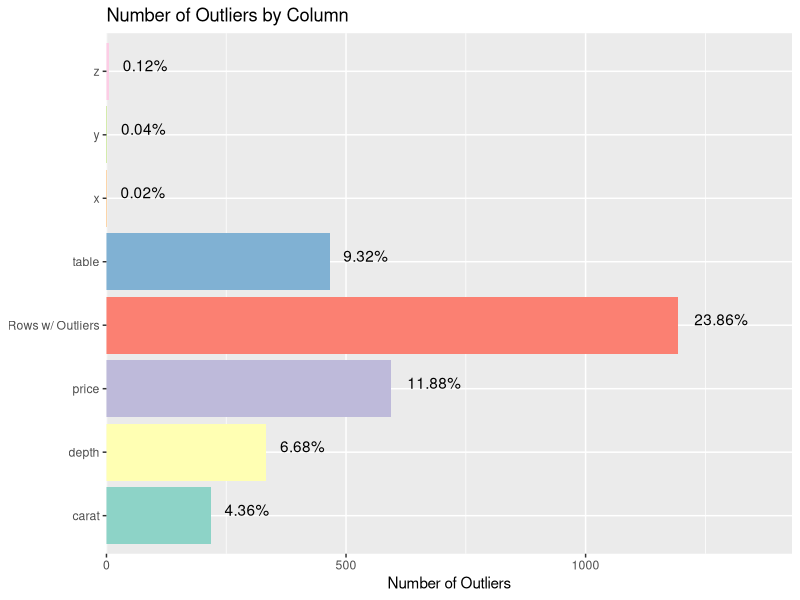
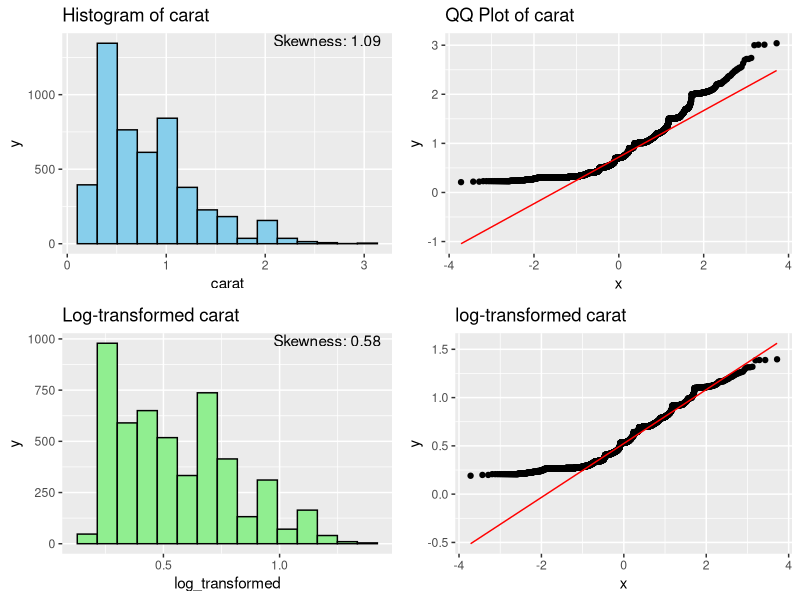
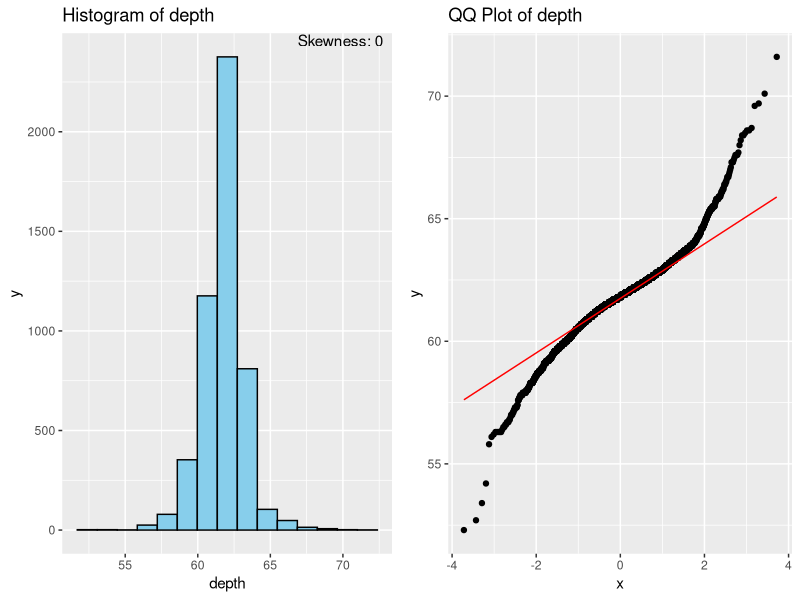
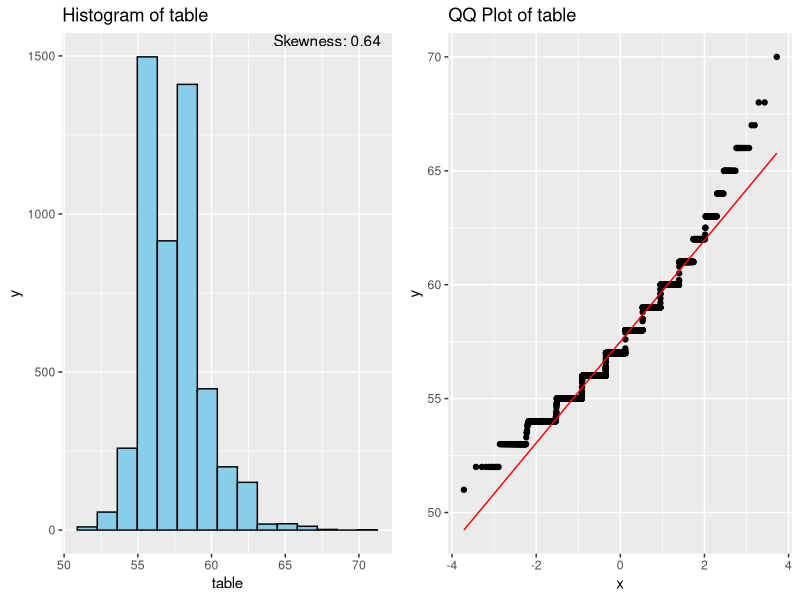
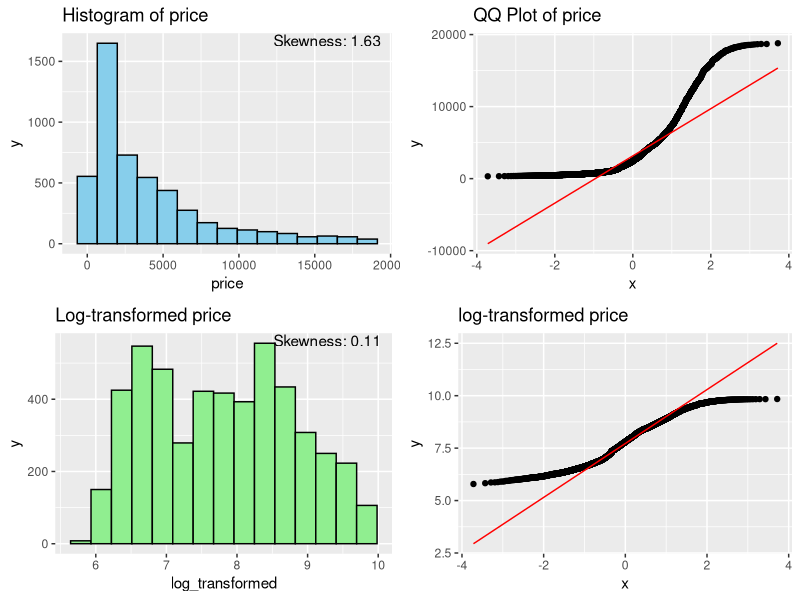
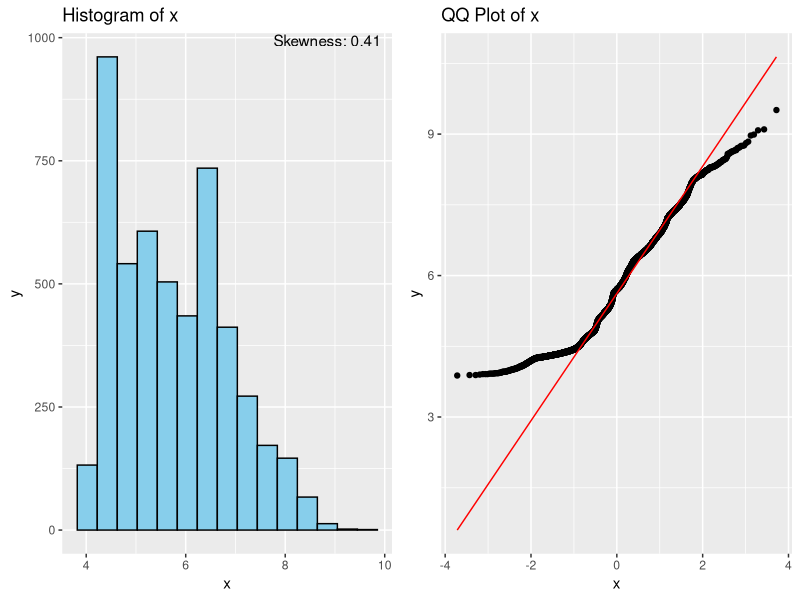
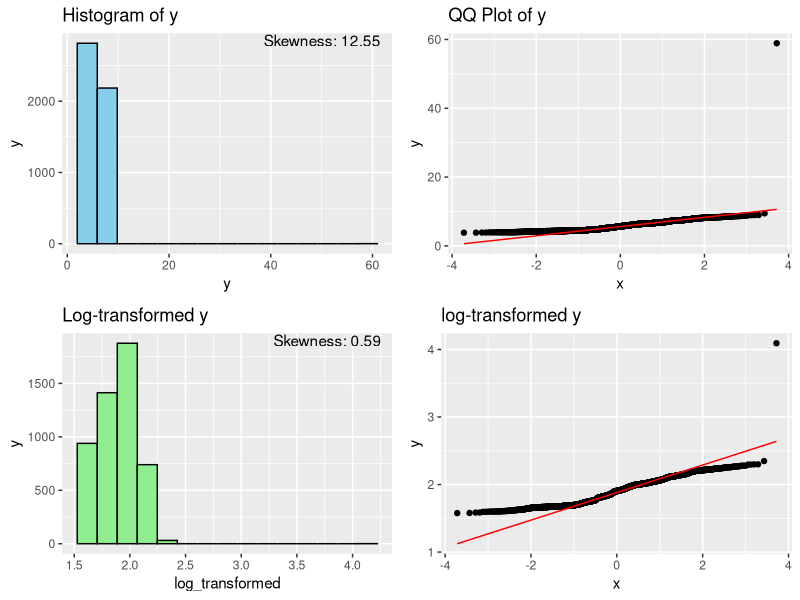
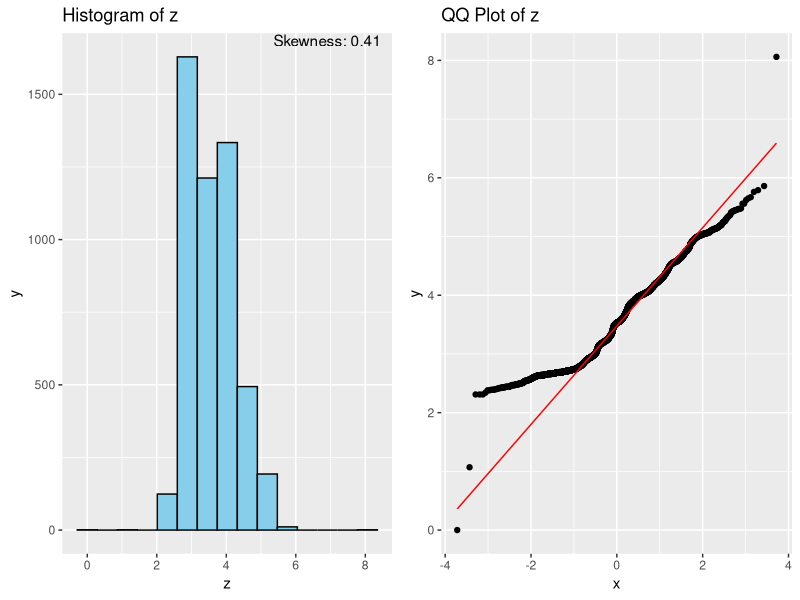

The R script that drew these images, in order:
## ---- chunk 1
knitr::opts_chunk$set(echo = TRUE, message = FALSE, warning = FALSE)
library(dplyr)
library(ggplot2)

max_data_points_eda <- 2000
target_bin <- NULL
target_var <- NULL 
## ---- chunk 2
# read file here
df <- diamonds[sample(1:nrow(diamonds),5000),]

# Set target/dependent variable, if any
target_var <- NULL 

# No target variable
#target_var <- NULL  
## ---- chunk 3
# Iterate over each column of the data frame
for (i in seq_along(df)) {
  # Check if the column is numeric and has less than 5 unique values
  if (is.numeric(df[[i]]) && length(unique(df[[i]])) / nrow(df) < 0.05 && length(unique(df[[i]])) < 13) {
    # Convert the column to a factor
    df[[i]] <- as.factor(df[[i]])
    cat("\nColumn ", colnames(df)[i], "was converted to a factor.")
  }
}
## ---- chunk 4
cutoff <- 0.8
# Initialize a vector to store the names of columns to be removed
cols_to_remove <- c()

# Loop through each column
for (col_name in names(df)) {
  # Check if column is non-numeric and has unique values > 80% of total rows
  if (!is.numeric(df[[col_name]]) && length(unique(df[[col_name]])) > cutoff * nrow(df)) {
    cols_to_remove <- c(cols_to_remove, col_name)
    cat("\nColumn", cols_to_remove, " was excluded from analysis.")
  }
}

# Remove the identified columns
df <- df %>% select(-one_of(cols_to_remove))
## ---- chunk 5
target_bin <- NULL
# Check if the target_var is in the dataframe and is not NA
if (!is.null(target_var)) {
  if (target_var %in% names(df)) {
    # Check if the target variable is numerical
    if (is.numeric(df[[target_var]])) {
      # Create bins for the numerical target variable
      target_bin <- cut(
        df[[target_var]],
        breaks = 5,
        labels = c("low", "low_mid", "mid", "upper_mid", "high"),
        include.lowest = TRUE
      )
      print(paste("Binned target variable", target_var, " as", "target_bin"))
    } else {
      print(paste("The target variable, ", target_var, ", is a categorical variable."))
    }
  } else {
    print("Selected variable is not part of the data. Proceeding with general EDA.")
    target_var <- NULL   
  }
} else {
  print("No valid target variable selected. Proceeding with general EDA.")
  target_var <- NULL 
}
## ---- chunk 6
str(df)
summary(df)
## ---- chunk 7
# Calculate the total number of missing values per column
missing_values <- sapply(df, function(x) sum(is.na(x)))

# Calculate the number of cases with at least one missing value
cases_with_missing <- sum(apply(df, 1, function(x) any(is.na(x))))

# Check if there are any missing values
if (all(missing_values == 0)) {
  print("There is no missing data in any columns.")
} else {
  # Create a data frame for plotting
  missing_data_df <- data.frame(
    Column = c(names(missing_values), "At Least One Missing"),
    MissingValues = c(missing_values, cases_with_missing)
  )
  # Calculate the percentage of missing values per column
  # missing_percentage <- (missing_values / nrow(df)) * 100
  # Plot the number of missing values for all columns with labels
  ggplot(missing_data_df, aes(x = Column, y = MissingValues, fill = Column)) +
    geom_bar(stat = "identity") +
    geom_text(aes(label = sprintf("%.0f%%", MissingValues / nrow(df) * 100)), hjust = -0.3) + # Add labels to the bars
    # geom_text(aes(label = sprintf("%.2f%%", MissingPercentage)), hjust = -0.3) +
    coord_flip() + # Makes the bars horizontal
    labs(title = "Number of Missing Values by Column", x = "Column", y = "Number of Missing Values") +
    scale_fill_brewer(palette = "Set3") + # Use a color palette for different bars
    theme(legend.position = "none", axis.title.y = element_blank()) + # Remove the legend
    scale_y_continuous(expand = expansion(mult = c(0, 0.2))) # Extend the y-axis limits by 10%
}
## ---- chunk 8
detect_outliers_mad <- function(df, accuracy = 0.99) {
  # Function to calculate MAD
  mad_function <- function(x) {
    median(abs(x - median(x)))
  }

  # Calculate z-score equivalent for the given accuracy
  z_threshold <- qnorm(accuracy + (1 - accuracy) / 2)

  # Calculate MAD threshold
  mad_threshold <- z_threshold

  # Initialize a list to store outlier indices for each numeric column
  outliers_list <- list()

  # Initialize a vector to keep track of rows with outliers
  rows_with_outliers <- rep(FALSE, nrow(df))

  # Loop through each column in the dataframe
  for (col_name in names(df)) {
    # Check if the column is numeric
    if (is.numeric(df[[col_name]])) {
      # Calculate MAD and median for the column
      mad_value <- mad_function(df[[col_name]])
      median_value <- median(df[[col_name]])

      # Calculate the deviation scores (using a modified z-score)
      deviation_scores <- 0.6745 * (df[[col_name]] - median_value) / mad_value

      # Identify indices of outliers
      outlier_indices <- which(abs(deviation_scores) > mad_threshold)

      # Store the indices in the list
      outliers_list[[col_name]] <- outlier_indices

      # Update rows with outliers
      rows_with_outliers[outlier_indices] <- TRUE
    }
  }

  # Calculate the number of outliers in each column
  num_outliers_each_col <- sapply(outliers_list, length)

  # Calculate the number of rows with at least one outlier
  num_rows_with_outliers <- sum(rows_with_outliers)

  # Combine the results into one vector
  combined_results <- c(num_outliers_each_col, "Rows w/ Outliers" = num_rows_with_outliers)

  # Return the combined results
  return(combined_results)
}

# Detect outliers using the previously defined function
outliers_info <- detect_outliers_mad(df)

# Check if there are any outliers
if (all(outliers_info == 0)) {
  print("There are no outliers in any columns.")
} else {
  # Create a data frame for plotting
  outliers_data_df <- data.frame(
    Column = names(outliers_info),
    Outliers = outliers_info,
    OutlierPercentage = (outliers_info / nrow(df)) * 100 # Calculate the percentage of outliers
  )

  # Plot the number of outliers for all columns with labels
  ggplot(outliers_data_df, aes(x = Column, y = Outliers, fill = Column)) +
    geom_bar(stat = "identity") +
    geom_text(aes(label = sprintf("%.2f%%", OutlierPercentage)), hjust = -0.3, vjust = 0) + # Add labels to the bars
    coord_flip() + # Makes the bars horizontal
    labs(title = "Number of Outliers by Column", x = "Column", y = "Number of Outliers") +
    scale_fill_brewer(palette = "Set3") + # Use a color palette for different bars
    theme(legend.position = "none", axis.title.y = element_blank()) + # Remove the legend
    scale_y_continuous(expand = expansion(mult = c(0, 0.2))) # Extend the y-axis limits
}
## ---- chunk 9
library(gridExtra)
library(e1071) # for skewness

# Function to check if the variable is highly skewed
is_highly_skewed <- function(x) {
  # Remove missing values before computing skewness
  x <- na.omit(x)
  abs(e1071::skewness(x)) > 1
}

create_plots <- function(df, var) {
  skewness_value <- round(e1071::skewness(na.omit(df[[var]])), 2)

  # Histogram
  p1 <- ggplot(df, aes_string(x = var)) +
    geom_histogram(bins = 15, fill = "skyblue", color = "black") +
    ggtitle(paste("Histogram of", var)) +
    annotate("text", x = Inf, y = Inf, label = paste("Skewness:", skewness_value), hjust = 1.1, vjust = 1.1)

  # QQ Plot with reference line
  p2 <- ggplot(df, aes_string(sample = var)) +
    stat_qq() +
    stat_qq_line(color = "red") +
    ggtitle(paste("QQ Plot of", var))

  if (is_highly_skewed(df[[var]])) {
    df$log_transformed <- log(df[[var]] + 1)
    skewness_log_value <- round(e1071::skewness(na.omit(df$log_transformed)), 2)

    # Histogram after log transformation
    p3 <- ggplot(df, aes(x = log_transformed)) +
      geom_histogram(bins = 15, fill = "lightgreen", color = "black") +
      ggtitle(paste("Log-transformed", var)) +
      annotate("text", x = Inf, y = Inf, label = paste("Skewness:", skewness_log_value), hjust = 1.1, vjust = 1.1)

    # QQ Plot after log transformation
    p4 <- ggplot(df, aes(sample = log_transformed)) +
      stat_qq() +
      stat_qq_line(color = "red") +
      ggtitle(paste("log-transformed", var))

    return(grid.arrange(p1, p2, p3, p4, ncol = 2))
  } else {
    return(grid.arrange(p1, p2, ncol = 2))
  }
}
# If the dataframe has more than 2000 rows, sample 2000 rows randomly
df_reduced <- df
if (nrow(df) > max_data_points_eda) {
  set.seed(123) # Set a random seed for reproducibility
  df_reduced <- df_reduced[sample(nrow(df_reduced), 2000), ]
  cat("Since there are too many rows, ", max_data_points_eda," randomly selected rows are shown scatter plots.")
}

# Apply the function to each numeric variable in the dataframe
lapply(names(df_reduced)[sapply(df_reduced, is.numeric)], function(var) create_plots(df, var))
## ---- chunk 10
# Function to create bar plots
create_bar_plot <- function(df, column_name) {
  # Checking if the column is a factor
  if (!is.numeric(df[[column_name]])) {
    df[[column_name]] <- as.factor(df[[column_name]])
    factor_levels <- levels(df[[column_name]])
  } else {
    factor_levels <- NULL
  }

  # Modify the data for plotting
  plot_data <- df %>%
    count(!!sym(column_name)) %>%
    arrange(desc(n)) %>%
    mutate(value = ifelse(row_number() > 12, "Other", as.character(!!sym(column_name)))) %>%
    group_by(value) %>%
    summarize(n = sum(n))

  # If the column is a factor, adjust the value names
  if (!is.null(factor_levels)) {
    plot_data$value <- factor(plot_data$value, levels = unique(c(factor_levels, "Other")))
  }

  # Finding the maximum value for adjusting y-axis
  max_value <- max(plot_data$n)

  # Creating the bar plot
  p <- ggplot(plot_data, aes(x = value, y = n, fill = value)) +
    geom_bar(stat = "identity") +
    geom_text(aes(label = paste0(round(n / sum(n) * 100, 1), "%")),
              vjust = -0.5
    ) +
    labs(title = paste("Bar Plot for", column_name), y = "Count") +
    theme(
      axis.text.x = element_text(angle = 45, hjust = 1),
      axis.title.x = element_blank()
    ) +
    theme(legend.position = "none") + # Remove the legend
    scale_y_continuous(limits = c(0, max_value * 1.2)) # Extend y-axis by 20%

  print(p) # Explicitly print the plot
}

# Iterating over each column
for (column_name in names(df)) {
  if (!is.numeric(df[[column_name]])) { # Checking if the column is non-numeric
    unique_values <- length(unique(df[[column_name]]))
    if (unique_values != nrow(df)) { # Ignoring columns with all unique values
      create_bar_plot(df, column_name)
    }
  }
}
## ---- chunk 11
data_for_heatmap <- df
if(!is.null(target_bin)) {
  data_for_heatmap$target_bin <- target_bin
}
numeric_cols <- sapply(data_for_heatmap, is.numeric)

# Prepare data for the heatmap
# Filter out rows with missing values
data_for_heatmap <- na.omit(data_for_heatmap)

# more than 2 numeric columns
if (sum(numeric_cols) > 1) {
  # If the dataframe has more than 2000 rows, sample 2000 rows randomly
  if (nrow(data_for_heatmap) > max_data_points_eda) {
    set.seed(123) # Set a random seed for reproducibility
    data_for_heatmap <- data_for_heatmap[sample(nrow(data_for_heatmap), 2000), ]
    cat("Since there are too many rows, ", max_data_points_eda," randomly selected rows are shown in this heatmap")
  }

  # Determine whether to include row names based on the number of rows
  show_row_names <- nrow(data_for_heatmap) <= 100

  # Define a color palette from yellow to blue
  my_palette <- colorRampPalette(c("yellow", "blue"))(n = 299)

  # Initialize the RowSideColors parameter as NULL
  row_side_colors <- NULL

  dist_pearson <- function(x, ...)
    as.dist(1-cor(t(x), method="pearson"))

  # Check if target_var is provided and not null
  if (!is.null(target_var) && target_var %in% names(data_for_heatmap)) {
    # Use the 'target_bin' column if it exists, otherwise use the column specified by target_var
    target_col <- ifelse("target_bin" %in% names(data_for_heatmap), 'target_bin',  target_var)

    # define groups of rows
    groups <- data_for_heatmap[[target_col]]
    groups_colors <- as.numeric(factor(groups))
    unique_groups <- unique(groups)
    row_side_colors <- rainbow(length(unique_groups))[groups_colors]

    # Create the heatmap with clustering trees and color bar
    gplots::heatmap.2(
      as.matrix(data_for_heatmap[numeric_cols]),
      scale = "column",  # Data is already scaled, so no scaling is needed here
      distfun = dist_pearson,  # for distance between rows
      hclustfun = function(x) hclust(x, method = "average"),  # for hierarchical clustering
      dendrogram = "both",  # only row dendrograms
      trace = "none",  # turns off trace lines inside the heatmap
      density.info = "none",  # turns off density plot inside color legend
      margins = c(8, 8),  # adjusts the margins around the plot
      Colv = TRUE,  # cluster columns
      Rowv = TRUE,  # always cluster rows
      labRow = if(show_row_names) rownames(data_for_heatmap) else NA,  # show/hide row names
      key = TRUE,  # whether to show the color key
      keysize = 1,  # size of the color key
      symbreaks = FALSE , # whether to make color breaks symmetrical around zero
      col = my_palette, # yellow and blue
      RowSideColors = row_side_colors,  # add side color bar if side_colors is not NULL
      cexCol = 0.9,         # Make column labels smaller
      srtCol = 45,          # Rotate column labels 45 degrees
      adjCol = c(1,0)   # Adjust the position of the column labels
    )
    legend("topright", legend = unique_groups, fill = rainbow(length(unique_groups)), title = target_var)

  } else {   # RowSideColors = NULL gives errors.
    # Create the heatmap without the color bar
    gplots::heatmap.2(
      as.matrix(data_for_heatmap[numeric_cols]),
      scale = "column",  # Data is already scaled, so no scaling is needed here
      distfun = dist_pearson,  # for distance between rows
      hclustfun = function(x) hclust(x, method = "average"),  # for hierarchical clustering
      dendrogram = "both",  # only row dendrograms
      trace = "none",  # turns off trace lines inside the heatmap
      density.info = "none",  # turns off density plot inside color legend
      margins = c(8, 8),  # adjusts the margins around the plot
      Colv = TRUE,  # cluster columns
      Rowv = TRUE,  # always cluster rows
      labRow = if(show_row_names) rownames(data_for_heatmap) else NA,  # show/hide row names
      key = TRUE,  # whether to show the color key
      keysize = 1,  # size of the color key
      symbreaks = FALSE , # whether to make color breaks symmetrical around zero
      col = my_palette, # yellow and blue
      cexCol = 0.9,         # Make column labels smaller
      srtCol = 45,          # Rotate column labels 45 degrees
      adjCol = c(1,0)   # Adjust the position of the column labels
    )
  }
}
## ---- chunk 12
library(corrplot)
df2 <- df[sapply(df, is.numeric)]
df2 <- na.omit(df2)
M <- cor(df2)
testRes <- cor.mtest(df2, conf.level = 0.95)
## leave blank on non-significant coefficient
## add significant correlation coefficients
corrplot(M,
         p.mat = testRes$p, method = "circle", type = "lower", insig = "blank",
         addCoef.col = "black", number.cex = 0.8, order = "AOE", diag = FALSE
)
## ---- chunk 13
library(GGally)
library(hexbin)

num_cols <- names(df)[sapply(df, is.numeric)]
if(length(num_cols) > 1) {
  num_col_pairs <- combn(num_cols, 2, simplify = FALSE)

  for (pair in num_col_pairs) {
    col_x <- pair[1]
    col_y <- pair[2]

    # Perform correlation test
    corr_test <- cor.test(df[[col_x]], df[[col_y]], method = "pearson")

    if (corr_test$p.value < 0.01 && abs(corr_test$estimate) > 0.1) {
      corr_label <- paste("R =", round(corr_test$estimate, 2), "\nP =", format(corr_test$p.value, scientific = TRUE, digits = 2))

      if (nrow(df) > 5000) {
        # Use hexbin plot
        p <- ggplot(df, aes_string(x = col_x, y = col_y)) +
          labs(title = paste(col_x, "vs", col_y), x = col_x, y = col_y) +
          geom_hex(bins = 70) +
          scale_fill_continuous(type = "viridis")
      } else {
        # Use scatter plot
        if (!is.null(target_var) && !is.na(target_var)) {
          if(target_var != col_x && target_var != col_y){
            df_ggplot <- df
            if(!is.null(target_bin)) {
              df_ggplot$target_bin <- target_bin
            }

            color_var <- ifelse(!is.numeric(df[[target_var]]), target_var, "target_bin")
            p <- ggplot(df_ggplot, aes_string(x = col_x, y = col_y, color = color_var)) +
              geom_point(alpha = 0.7) +
              labs(title = paste(col_x, "vs", col_y), x = col_x, y = col_y) +
              guides(color = guide_legend(title = color_var))
          }
        } else {
          p <- ggplot(df, aes_string(x = col_x, y = col_y)) +
            geom_point(alpha = 0.7) +
            labs(title = paste(col_x, "vs", col_y), x = col_x, y = col_y)
        }
      }

      p <- p + annotate("text", x = Inf, y = Inf, label = corr_label, hjust = 1.1, vjust = 1.1, size = 4)
      print(p)
    }
  }
}  else {
  cat("Not applicable.")
}
## ---- chunk 14
num_cols <- sapply(df, is.numeric)
cat_cols <- sapply(df, is.factor)
if(length(num_cols) > 1 & length(cat_cols) > 1) {
  # Perform ANOVA and create violin plots for significant cases
  for (num_var in names(df)[num_cols]) {
    for (cat_var in names(df)[cat_cols]) {
      if (cat_var != "target_bin") {
        anova_result <- aov(df[[num_var]] ~ df[[cat_var]], data = df)
        p_value <- summary(anova_result)[[1]]$"Pr(>F)"[1]
        if (p_value < 0.01) {
          plot <- ggplot(df, aes_string(x = cat_var, y = num_var)) +
            geom_violin(trim = FALSE, fill = "lightblue", color = "black") +
            geom_boxplot(width = 0.2, fill = "white", color = "black") +
            labs(title = paste(num_var, "by", cat_var, "(ANOVA P =", format(p_value, scientific = TRUE, digits = 2), ")"), x = cat_var, y = num_var)

          if (nrow(df) < 300) {
            plot <- plot + geom_jitter(width = 0.2, color = "black")
          }
          print(plot)
        }
      }
    }
  }
}  else {
  cat("Not applicable.")
}
## ---- chunk 15
cat_cols <- !(sapply(df, is.numeric)) & names(df) != "target_bin"
cat_var_names <- names(df)[cat_cols]
if(length(cat_var_names) > 1) {
  # Perform chi-squared tests and create stacked bar plots if p-value < 0.01
  for (i in 1:(length(cat_var_names) - 1)) {
    for (j in (i + 1):length(cat_var_names)) {
      tab <- table(df[[cat_var_names[i]]], df[[cat_var_names[j]]])
      chi_test <- chisq.test(tab)
      if (is.na(chi_test$p.value)) next
      if (chi_test$p.value < 0.01) {
        p <- ggplot(df, aes_string(x = cat_var_names[i], fill = cat_var_names[j])) +
          geom_bar(position = "fill") +
          labs(
            title = paste(cat_var_names[i], "vs", cat_var_names[j], "(Chisq P =", format(chi_test$p.value, scientific = TRUE, digits = 2), ")"),
            x = paste(cat_var_names[i]),
            y = "Proportion"
          ) +
          coord_flip()
        print(p)
      }
    }
  }
} else {
  cat("There is one or zero categorical variable")
}
